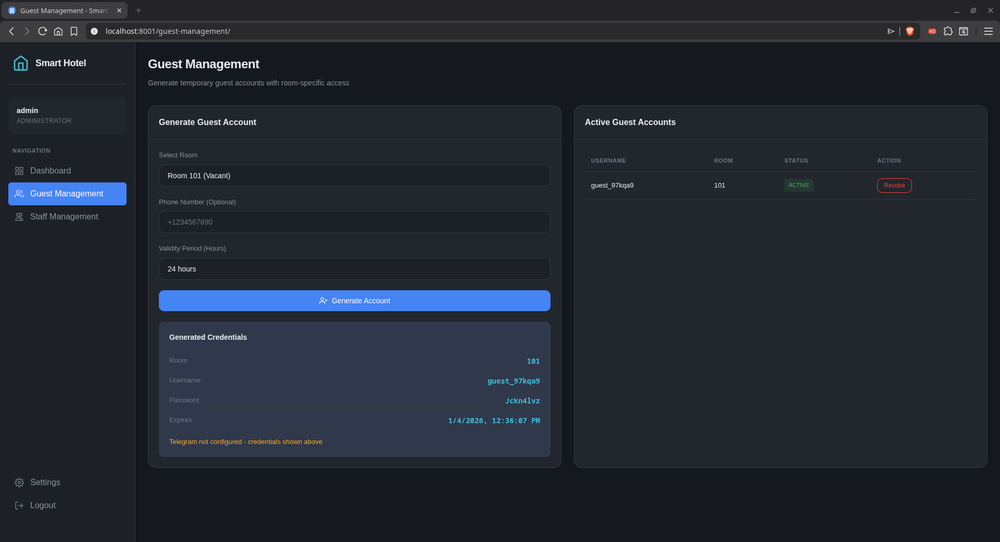
#> input picture images/dashboard-admin-management.png, 1000 x 542 px, shrunk from 1920 x 1040 before the run
$ python -i quality.py   (imports and definitions only)   (older library calls are emulated)
#> lines starting #> are read from the running program, lines starting #| are printed output that depends on the picture; after the words box and inside, x2 and y2 are one past the last pixel; in counts of white or black regions, pixels touching at a corner belong together
"""
Layer 1 — Quality Assessment
Production-level image quality metrics for selecting the best frame.
Evaluates sharpness, contrast, brightness, and overall quality score.
"""
import cv2
import numpy as np
import logging
from typing import Dict, Tuple, Optional
from dataclasses import dataclass

logger = logging.getLogger(__name__)


@dataclass
class QualityMetrics:
    """Container for image quality metrics."""
    sharpness: float      # Laplacian variance (higher = sharper)
    contrast: float       # Standard deviation of luminance
    brightness: float     # Mean luminance (0-255)
    edge_density: float   # Percentage of strong edges
    noise_level: float    # Estimated noise (lower = better)
    overall_score: float  # Weighted combined score

    # [10 lines left out: function to_dict, not called in this run]


class QualityAssessor:
    """
    Production-level image quality assessment.
    Evaluates multiple metrics to determine the best frame from a burst.
    """

    # Quality thresholds for acceptable images
    THRESHOLDS = {
        'min_sharpness': 100.0,      # Minimum Laplacian variance
        'min_contrast': 30.0,         # Minimum luminance std dev
        'optimal_brightness': 128.0,  # Target brightness (mid-gray)
        'brightness_tolerance': 60.0, # Acceptable deviation from optimal
        'min_edge_density': 0.01,     # Minimum edge percentage
        'max_noise': 15.0,            # Maximum acceptable noise level
    }

    # Weights for overall score calculation
    WEIGHTS = {
        'sharpness': 0.35,     # Most important for OCR
        'contrast': 0.25,      # Important for text visibility
        'brightness': 0.15,    # Moderate importance
        'edge_density': 0.15,  # Document structure indicator
        'noise': 0.10,         # Less critical but affects OCR
    }

    def __init__(self, thresholds: Optional[Dict] = None, weights: Optional[Dict] = None):
        """
        Initialize quality assessor.

        Args:
            thresholds: Optional custom thresholds
            weights: Optional custom weights for scoring
        """
        self.thresholds = {**self.THRESHOLDS, **(thresholds or {})}
        self.weights = {**self.WEIGHTS, **(weights or {})}
        logger.debug("QualityAssessor initialized")

    def assess(self, image: np.ndarray) -> QualityMetrics:
        """
        Assess image quality and return metrics.

        Args:
            image: BGR image (numpy array)

        Returns:
            QualityMetrics: Comprehensive quality metrics
        """
        # Convert to grayscale for analysis
        if len(image.shape) == 3:
            gray = cv2.cvtColor(image, cv2.COLOR_BGR2GRAY)
        else:
            gray = image

        # Calculate individual metrics
        sharpness = self._calculate_sharpness(gray)
        contrast = self._calculate_contrast(gray)
        brightness = self._calculate_brightness(gray)
        edge_density = self._calculate_edge_density(gray)
        noise_level = self._calculate_noise(gray)

        # Calculate overall score
        overall_score = self._calculate_overall_score(
            sharpness, contrast, brightness, edge_density, noise_level
        )

        return QualityMetrics(
            sharpness=sharpness,
            contrast=contrast,
            brightness=brightness,
            edge_density=edge_density,
            noise_level=noise_level,
            overall_score=overall_score
        )

    def _calculate_sharpness(self, gray: np.ndarray) -> float:
        """
        Calculate image sharpness using Laplacian variance.
        Higher values indicate sharper images.
        """
        laplacian = cv2.Laplacian(gray, cv2.CV_64F)
        variance = laplacian.var()
        return float(variance)

    def _calculate_contrast(self, gray: np.ndarray) -> float:
        """
        Calculate contrast as standard deviation of luminance.
        Higher values indicate more contrast.
        """
        return float(np.std(gray))

    def _calculate_brightness(self, gray: np.ndarray) -> float:
        """
        Calculate mean brightness (0-255).
        Optimal is around 128 (mid-gray).
        """
        return float(np.mean(gray))

    def _calculate_edge_density(self, gray: np.ndarray) -> float:
        """
        Calculate percentage of strong edges in the image.
        Good indicator of document structure visibility.
        """
        edges = cv2.Canny(gray, 50, 150)
        edge_pixels = np.count_nonzero(edges)
        total_pixels = gray.shape[0] * gray.shape[1]
        return edge_pixels / total_pixels

    def _calculate_noise(self, gray: np.ndarray) -> float:
        """
        Estimate image noise level using Laplacian method.
        Lower values indicate cleaner images.
        """
        # Use median absolute deviation of Laplacian
        laplacian = cv2.Laplacian(gray, cv2.CV_64F)
        sigma = np.median(np.abs(laplacian)) / 0.6745
        return float(sigma)

    def _calculate_overall_score(
        self,
        sharpness: float,
        contrast: float,
        brightness: float,
        edge_density: float,
        noise_level: float
    ) -> float:
        """
        Calculate weighted overall quality score (0-100).
        """
        w = self.weights
        t = self.thresholds

        # Normalize each metric to 0-100 scale

        # Sharpness: logarithmic scale, capped at 1000
        sharpness_norm = min(100, (np.log10(max(sharpness, 1)) / 3) * 100)

        # Contrast: linear scale, capped at 80 std dev
        contrast_norm = min(100, (contrast / 80) * 100)

        # Brightness: penalty for deviation from optimal
        brightness_deviation = abs(brightness - t['optimal_brightness'])
        brightness_norm = max(0, 100 - (brightness_deviation / t['brightness_tolerance']) * 50)

        # Edge density: linear scale, good range 0.01-0.1
        edge_norm = min(100, (edge_density / 0.1) * 100)

        # Noise: inverse relationship, lower is better
        noise_norm = max(0, 100 - (noise_level / t['max_noise']) * 100)

        # Weighted sum
        score = (
            w['sharpness'] * sharpness_norm +
            w['contrast'] * contrast_norm +
            w['brightness'] * brightness_norm +
            w['edge_density'] * edge_norm +
            w['noise'] * noise_norm
        )

        return score

    # [68 lines left out: functions is_acceptable, select_best, not called in this run]

>>> import cv2
>>> picture = cv2.imread('../../../images/dashboard-admin-management.png')
#> picture is the input picture: shape (542, 1000, 3); mean B, G, R 48.7, 39.4, 34.2
>>> result = QualityAssessor().assess(picture)
#> in assess, `gray = cv2.cvtColor(image, cv2.COLOR_BGR2GRAY)`:
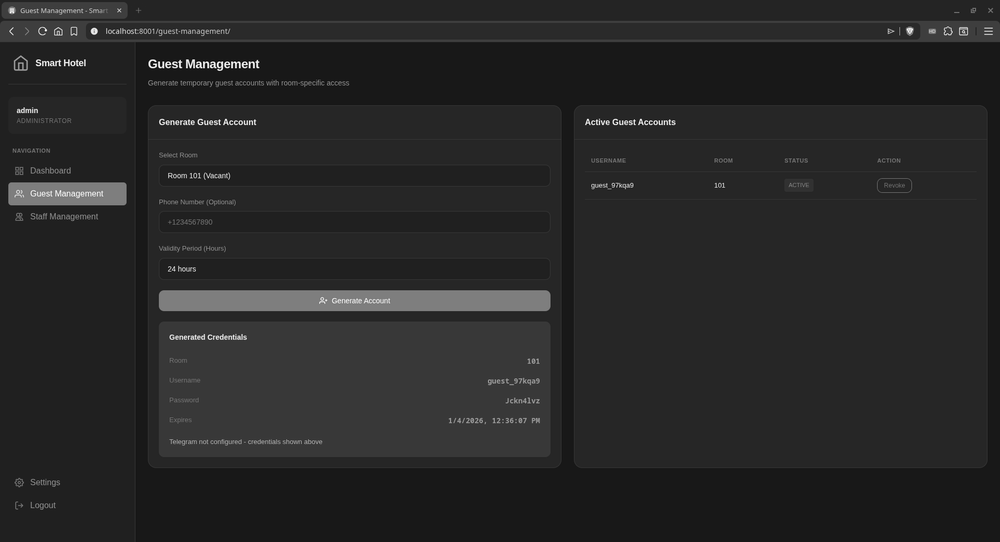
#> gray: shape (542, 1000); min 0, max 255, mean 39
#> in _calculate_sharpness, `laplacian = cv2.Laplacian(gray, cv2.CV_64F)`:
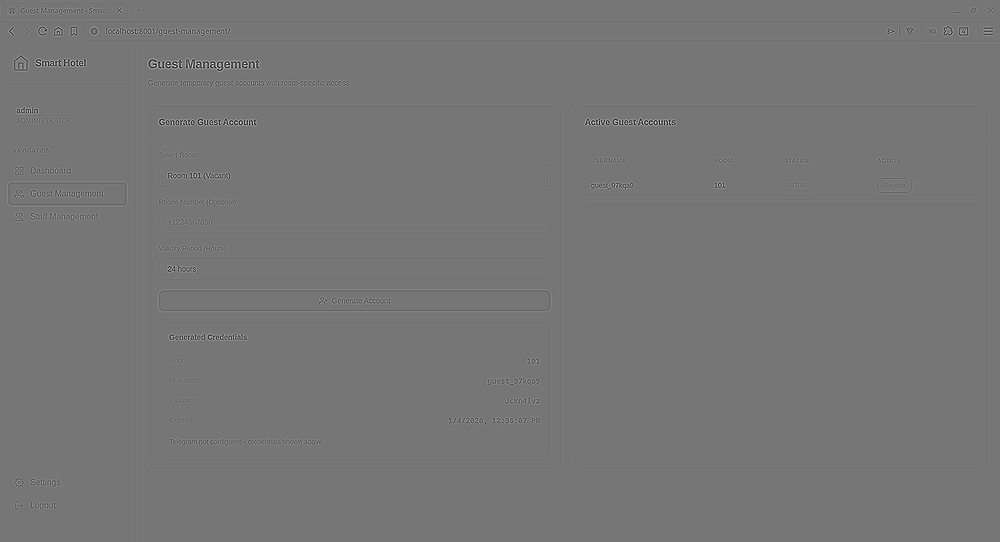
#> laplacian: shape (542, 1000) float64; min -530, max 611, mean 0; drawn with min black and max white
#> in _calculate_sharpness, `variance = laplacian.var()`: variance = 577.8
#> in assess, `contrast = self._calculate_contrast(gray)`: contrast = 19.67
#> in assess, `brightness = self._calculate_brightness(gray)`: brightness = 38.98
#> in _calculate_edge_density, `edges = cv2.Canny(gray, 50, 150)`:
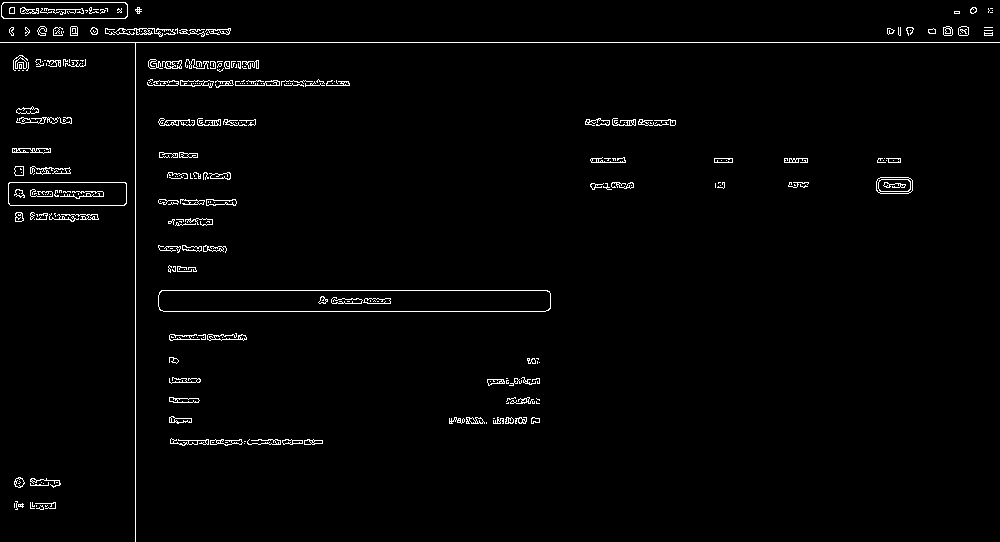
#> edges: shape (542, 1000); 1.9% white in thin lines or dots
#> in _calculate_edge_density, `edge_pixels = np.count_nonzero(edges)`: edge_pixels = 10406
#> in assess, `edge_density = self._calculate_edge_density(gray)`: edge_density = 0.0192
#> in _calculate_noise, `sigma = np.median(np.abs(laplacian)) / 0.6745`: sigma = 0
#> in _calculate_overall_score, `sharpness_norm = min(100, (np.log10(max(sharpness, 1)) / 3) * 100)`: sharpness_norm = 92.06
#> in _calculate_overall_score, `contrast_norm = min(100, (contrast / 80) * 100)`: contrast_norm = 24.59
#> in _calculate_overall_score, `brightness_deviation = abs(brightness - t['optimal_brightness'])`: brightness_deviation = 89.02
#> in _calculate_overall_score, `brightness_norm = max(0, 100 - (brightness_deviation / t['brightness_t..`: brightness_norm = 25.82
#> in _calculate_overall_score, `edge_norm = min(100, (edge_density / 0.1) * 100)`: edge_norm = 19.2
#> in _calculate_overall_score, `noise_norm = max(0, 100 - (noise_level / t['max_noise']) * 100)`: noise_norm = 100
#> in _calculate_overall_score, `score = ( w['sharpness'] * sharpness_norm + w['contrast'] * contrast_n..`: score = 55.12

$ run again, on images/dashboard-admin.png
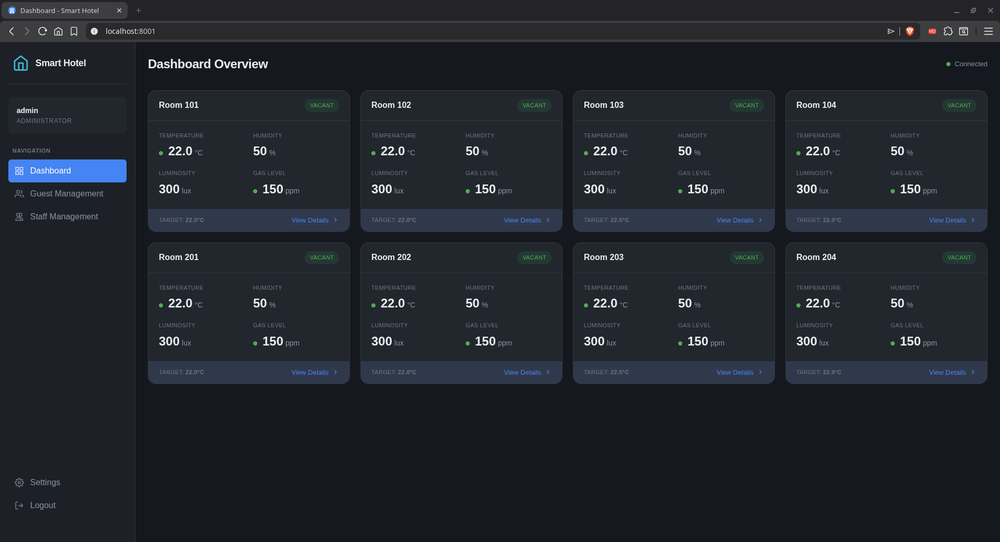
#> input picture images/dashboard-admin.png, 1000 x 542 px, shrunk from 1920 x 1040 before the run
#> picture is the input picture: shape (542, 1000, 3); mean B, G, R 44.4, 37, 32.8
#> variance = 1109.1
#> contrast = 21.07
#> brightness = 36.66
#> in _calculate_edge_density, `edges = cv2.Canny(gray, 50, 150)`:
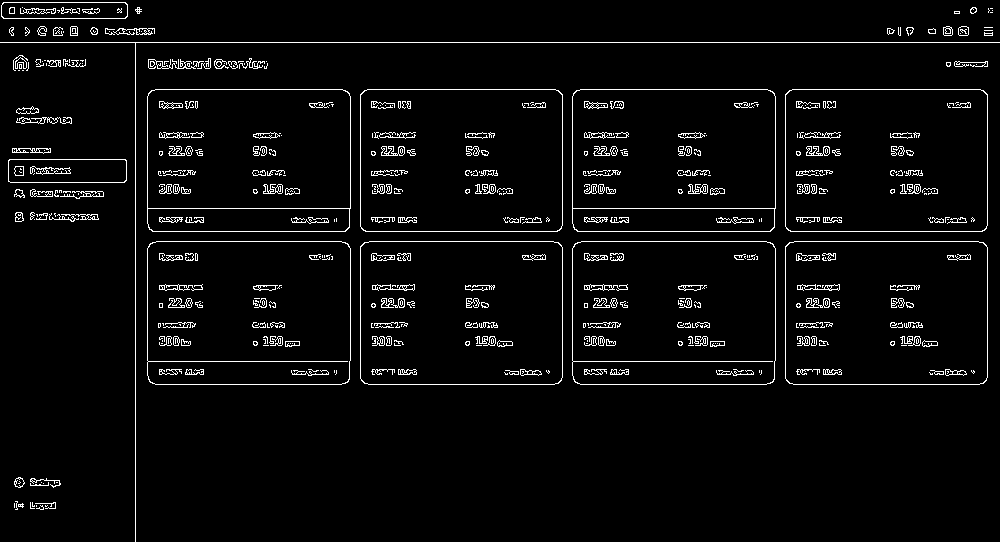
#> edges: shape (542, 1000); 4.1% white in thin lines or dots
#> edge_pixels = 21994
#> edge_density = 0.0406
#> sigma = 0
#> sharpness_norm = 100
#> contrast_norm = 26.34
#> brightness_deviation = 91.34
#> brightness_norm = 23.88
#> edge_norm = 40.58
#> noise_norm = 100
#> score = 61.25

$ run again, on images/dashboard-guest.png
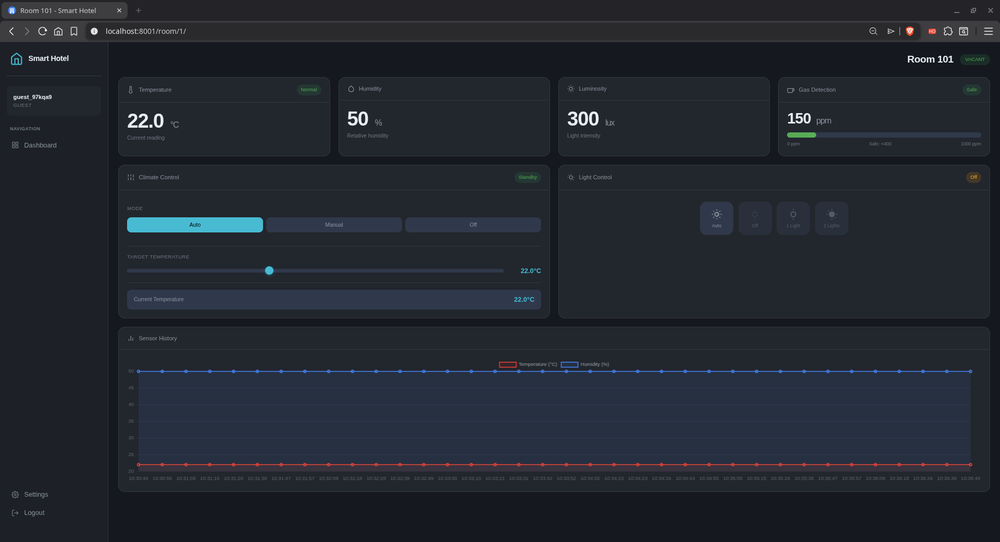
#> input picture images/dashboard-guest.png, 1000 x 542 px, shrunk from 1920 x 1040 before the run
#> picture is the input picture: shape (542, 1000, 3); mean B, G, R 47.8, 39.4, 34.8
#> variance = 338.8
#> contrast = 15.49
#> brightness = 39.06
#> in _calculate_edge_density, `edges = cv2.Canny(gray, 50, 150)`:
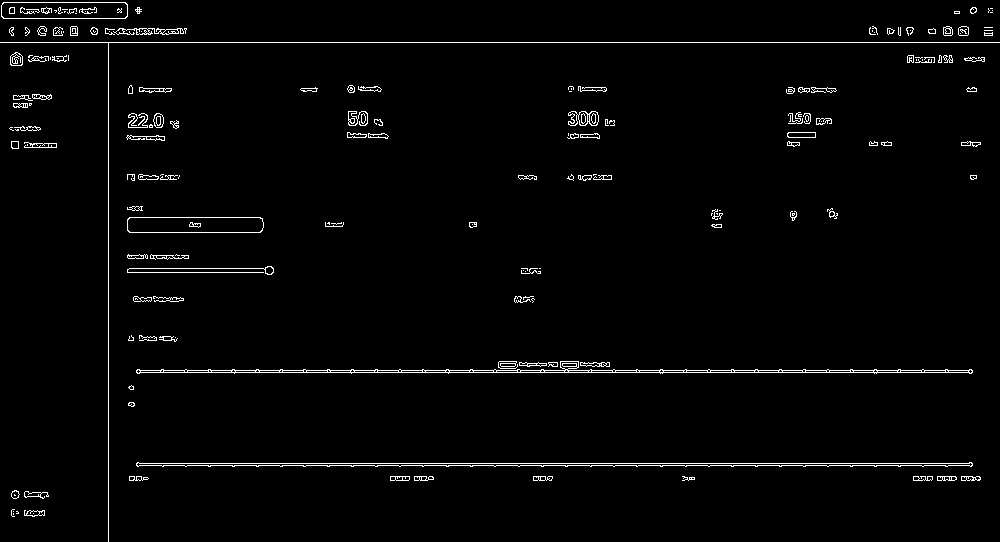
#> edges: shape (542, 1000); 2.1% white in thin lines or dots
#> edge_pixels = 11437
#> edge_density = 0.0211
#> sigma = 0
#> sharpness_norm = 84.33
#> contrast_norm = 19.36
#> brightness_deviation = 88.94
#> brightness_norm = 25.88
#> edge_norm = 21.1
#> noise_norm = 100
#> score = 51.4

$ run again, on images/dashboard-login.png
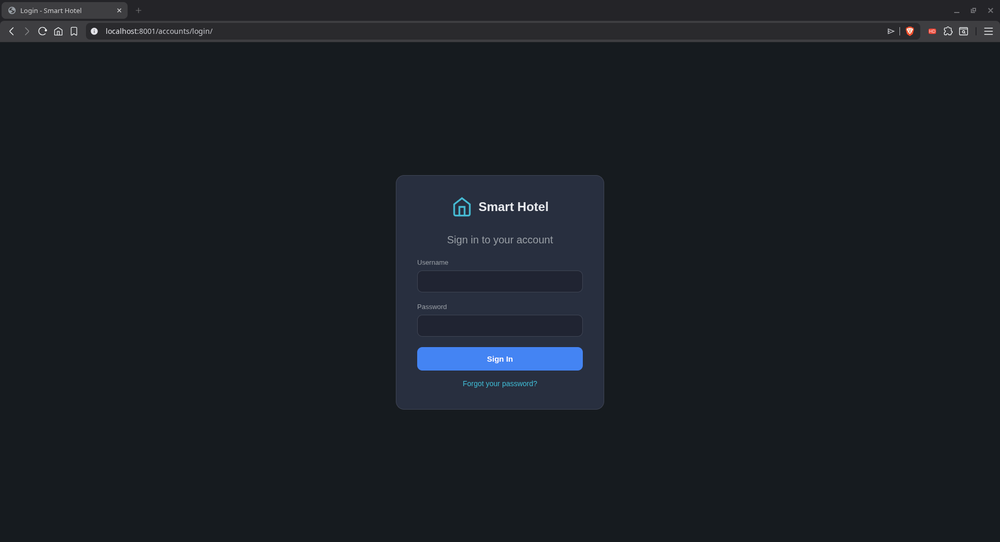
#> input picture images/dashboard-login.png, 1000 x 542 px, shrunk from 1920 x 1040 before the run
#> picture is the input picture: shape (542, 1000, 3); mean B, G, R 36.7, 31, 25.8
#> variance = 169.6
#> contrast = 13.34
#> brightness = 30.11
#> in _calculate_edge_density, `edges = cv2.Canny(gray, 50, 150)`:
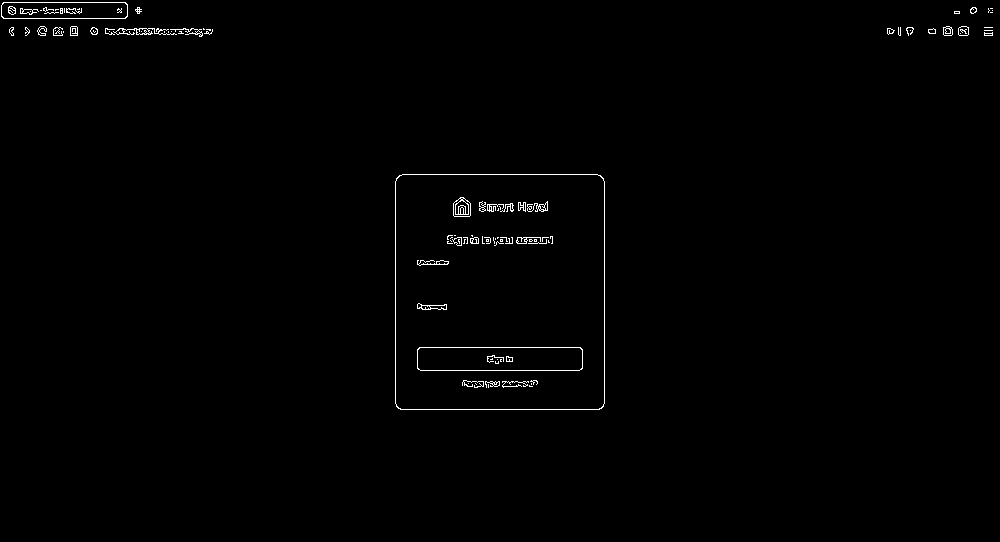
#> edges: shape (542, 1000); 0.7% white in thin lines or dots, all inside (x1, y1, x2, y2) = (1, 2, 993, 410)
#> edge_pixels = 3797
#> edge_density = 0.00701
#> sigma = 0
#> sharpness_norm = 74.32
#> contrast_norm = 16.67
#> brightness_deviation = 97.89
#> brightness_norm = 18.42
#> edge_norm = 7.01
#> noise_norm = 100
#> score = 43.99
